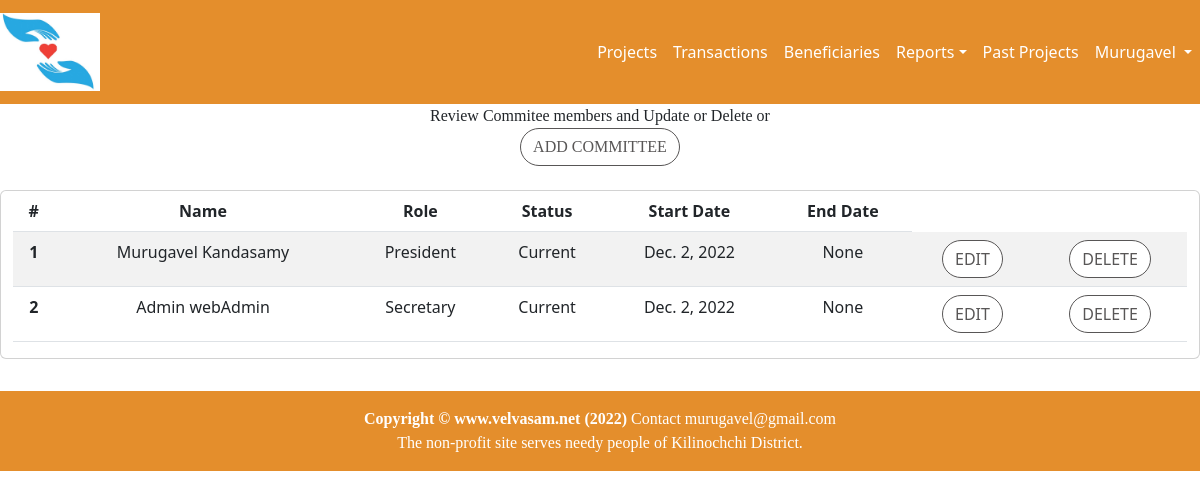
The app's page /accounts/committeeList9 (signed in) with its own data.
### accounts/models.py (models this page shows)
class Commitee(models.Model):
    CURRENT = 'Current'
    PAST    = 'Past'
    COMMITEE_STATUS = [
            (CURRENT,'Current'),
            (PAST,'Past'),
    ]
    project=models.ForeignKey(Project, on_delete=models.CASCADE)
    member=models.ForeignKey(User, related_name='commitee_member', on_delete=models.CASCADE)
    role = models.ForeignKey(Role, on_delete=models.CASCADE)
    status = models.CharField(max_length=7,choices=COMMITEE_STATUS,default=CURRENT)
    startDate = models.DateField(default=timezone.now)
    endDate = models.DateField(null=True, blank=True)
    updatedBy = models.ForeignKey(User,on_delete=models.PROTECT)
    updatedOn = models.DateTimeField(default=timezone.now)

class Role(models.Model):
    title = models.CharField(max_length=64, blank=False, help_text="name")
    priority = models.SmallIntegerField()
    def __str__(self):
        return "%s " % (self.title)

### accounts/views.py (the view)
# urls.py: re_path(r'committeeList(?P<pk>\d+)', committeeListView, name='committeeList'),
@login_required
def committeeListView(request,pk):
    if request.method == 'GET':
        committees = Commitee.objects.all().filter(project_id=pk).order_by('role__priority')
        project = Project.objects.get(id=pk)
        user = User.objects.get(id=request.user.id)
        userRole=getUserRole(user,'committee')
        return render(request = request,template_name = "committee_list.html",context={'committee_list':committees, 'project':project, 'userRole':userRole})

### accounts/views.py (called while the page is built)
def getUserRole(user,table):
    userRole='NONE'
    if user.has_perm('accounts.add_'+table):
        userRole='EDIT'
    elif user.has_perm('accounts.view_'+table):
        userRole='VIEW'
    print('table :'+table+' '+userRole)
    return userRole

### accounts/templates/committee_list.html (shortened to what this page needs)
{% extends 'home/base.html' %}
{% block content %}
{% if userRole == 'NONE' %}
<div class="container-fluid">
    <div class="row text-center justify-content-center">
            <div class="card mt-2 mb-2">
            <div class="card-header">
                <div class="row">
                    <div class="col-sm-12">
                        Unauthorized to view the content
                    </div>
                </div>
            </div>
            </div>
    </div>
</div>
{% else %}
<div class="container-fluid">
    <div class="row text-center justify-content-center">
        {% if user.is_staff %}
        <p >Review Commitee members and Update or Delete or <br>
         <a href="{% url 'accounts:committeeAdd' project.id %}" class="btn btn-secondary btn-md">Add committee</a>
         </p>
        {% else %}
         <h3 >Committee Members of {{ project.name }} </h3>
        {% endif %}
        <div class="card mt-2 mb-2">
            <table class="table table-striped table-hover">
                <thead>
                    <tr>
                        <th scope="col">#</th>
                        <th scope="col">Name</th>
                        <th scope="col">Role</th>
                        <th scope="col">Status</th>
                        <th scope="col">Start Date</th>
                        <th scope="col">End Date</th>
                    </tr>
                </thead>
                <tbody>
                   {% for committee in committee_list %}
                    <tr>
                        <th scope=""row">{{forloop.counter}}</th>
                        <td>{{committee.member.first_name}} {{committee.member.last_name}}</td>
                        <td>{{committee.role}} </td>
                        <td>{{committee.status}} </td>
                        <td>{{committee.startDate}} </td>
                        <td>{{committee.endDate}} </td>
                        {% if user.is_staff  %}
                        <td><a href="{% url 'accounts:committeeUpd' committee.id %}" class="btn btn-danger btn-md">Edit</a></td>
                        <td>
                            <button type="button" class="btn btn-primary" data-bs-toggle="modal" onclick="confirmDeleteModal('{{committee.id}}')" id="deleteID">
                                Delete
                            </button>
                        </td>
                        {% endif %}
                    </tr>
                    {% endfor %}
                </tbody>
            </table>
        </div>
    </div>
 </div>
{% endif %}
{% include 'home/footer.html' %}
{% endblock content %}

### home/templates/home/base.html (shortened to what this page needs)
<!DOCTYPE html>
<html lang="en">
<head>
    <link href="https://cdn.jsdelivr.net/npm/bootstrap@5.2.1/dist/css/bootstrap.min.css" rel="stylesheet">
    {% load static %}
    <link href="{% static 'css/home.css' %}" rel="stylesheet"/>
</head>
<body>
<div id="page-content-wrapper">
    <nav class="navbar navbar-expand-lg navbar-dark bg-red">
        <div class="navbar-brand">
            <a href="/"><img src="{% static 'images/velvasam_logo.jpg' %}" alt="velvasam Logo" width="100"></a>
        </div>
        <div class="collapse navbar-collapse" id="navbarSupportedContent">
            <ul class="navbar-nav ms-auto mb-2 mb-lg-0">
              <li class="nav-item">
                    <a class="nav-link" href={% url 'accounts:projectList' %}>Projects</a>
              </li>
              <li class="nav-item">
                <a class="nav-link" href={% url 'accounts:transactionAll' %}>Transactions</a>
              </li>
              <li class="nav-item">
                <a class="nav-link" href={% url 'accounts:beneficiaryList' %}>Beneficiaries</a>
              </li>
              <li class="nav-item">
                <div class="dropdown dropdown">
                    <a class="nav-link dropdown-toggle" data-bs-toggle="dropdown" href="#">Reports</a>
                </div>
              </li>
              <li class="nav-item">
                <a class="nav-link" href={% url 'accounts:projectClosedList' %}>Past Projects</a>
              </li>
              <li class="nav-item">
                <div class="dropdown">
                    {% if user.is_authenticated %}
                        <a class="nav-link dropdown-toggle" data-bs-toggle="dropdown" href="#">{{user.first_name}}   </a>
                    {% else %}
                        <a class="nav-link dropdown-toggle" data-bs-toggle="dropdown" href="#">LogIn</a>
                        <ul class="dropdown-menu">
                        <li><a class="dropdown-item" href={% url 'accounts:login' %}>Log In</a></li>
                        <li><a class="dropdown-item" href={% url 'accounts:signup' %}>Sign Up</a></li>
                        </ul>
                    {% endif %}
                </div>
            </li>
            </ul>
        </div>
    </nav>
    <div id="wrapper">
        {% block content %}
        {% endblock %}
    </div>
</div>
</body>
</html>

### home/static/css/home.css (style rules this page uses)
body { overflow-x: hidden; }
h1, h2, h3, h4, h5, h6, p { font-family: 'Merriweather'; }
.card-header, a:link { text-transform: uppercase; font-weight: 200; color: #585656; }
.archive-link, a:link { text-transform:capitalize; text-align:left; font-weight:normal; color: #585656; }
#page-content-wrapper .btn { text-transform: uppercase; font-weight: 500; color: #585656; background-color: #fff; border-color: #585656; border-radius: 20px; transition: all 0.3s ease 0s; cursor: pointer; outline: none; }
#page-content-wrapper { min-width: 100vw; }
@media (min-width: 768px) { #page-content-wrapper { min-width: 0; width: 100%; } }
.navbar-dark { background:#82063B; }

### home/templates/home/base.html (style rules this page uses)
.bg-red { background:#e48e2c; }
.nav-link { color:white!important; }

### records on screen
Commitee: member.first_name "Murugavel", member.last_name "Kandasamy", role "President", status "Current", startDate "Dec. 2, 2022", endDate "None"
Commitee: member.first_name "Admin", member.last_name "webAdmin", role "Secretary", status "Current", startDate "Dec. 2, 2022", endDate "None"

### other values on screen
{{ user.first_name }} "Murugavel"
